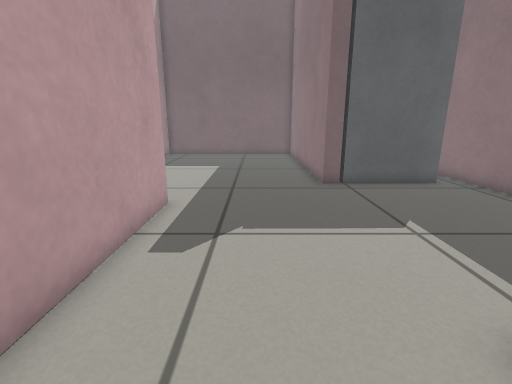
View 1 (above)

18 first-person views from a walk through a Gazebo world. The camera is 0.54 m above the floor, tilts 14° down and sees 85° across. The floor is counted in squares, 0.2 m on a side. Each view is taken from the middle of a square. On the plan, view 1 faces up. The plan holds only what a view shows up to about 19 squares ahead; the rest is blank.

View 2
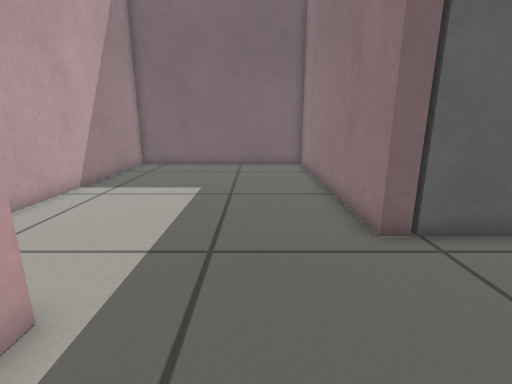

View 3
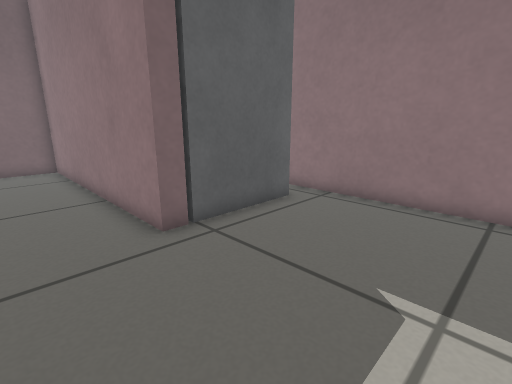

View 4
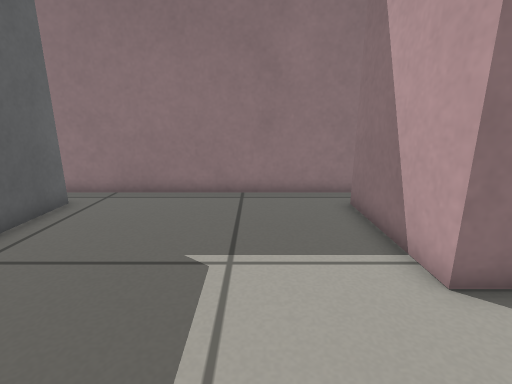

View 5
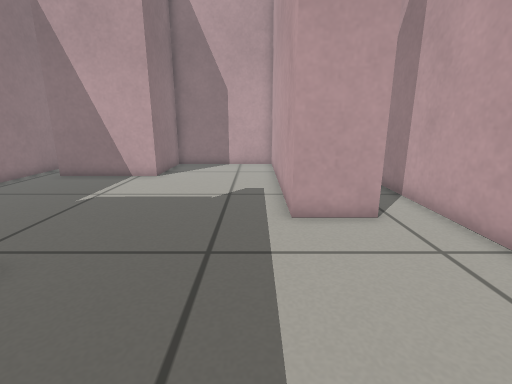

View 6
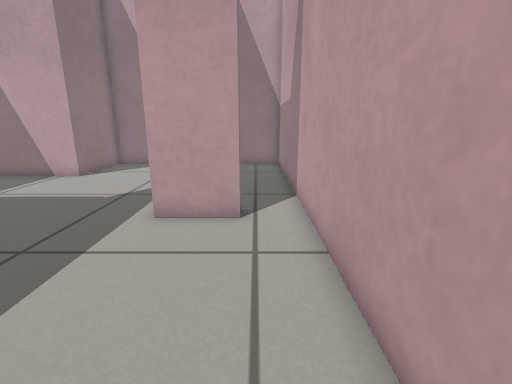

View 7
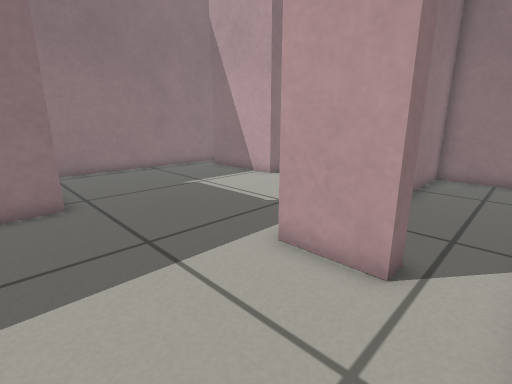

View 8
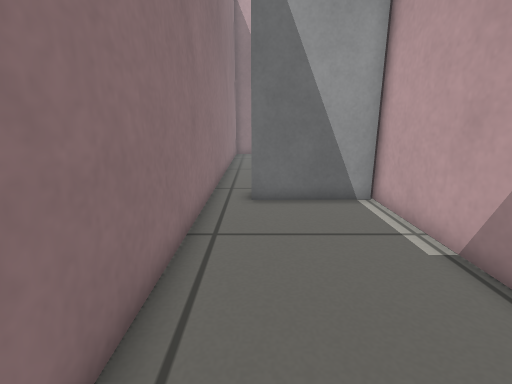

View 9
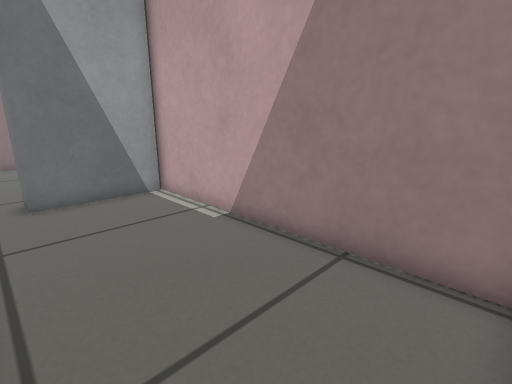

View 10
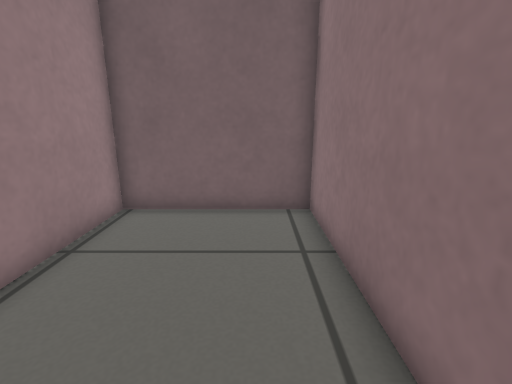

View 11
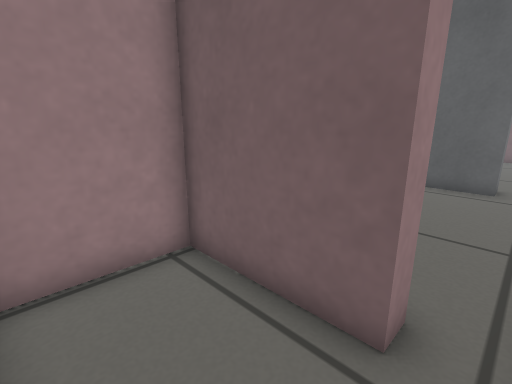

View 12
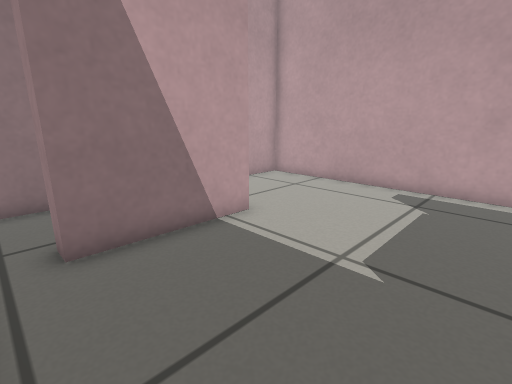

View 13
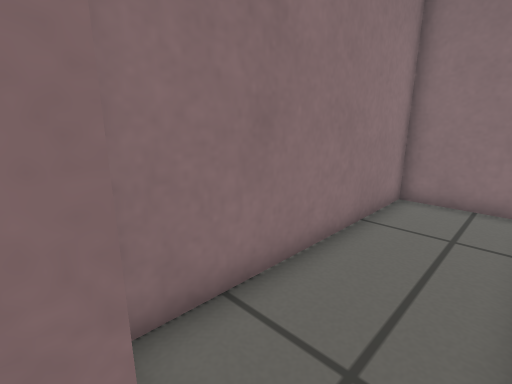

View 14
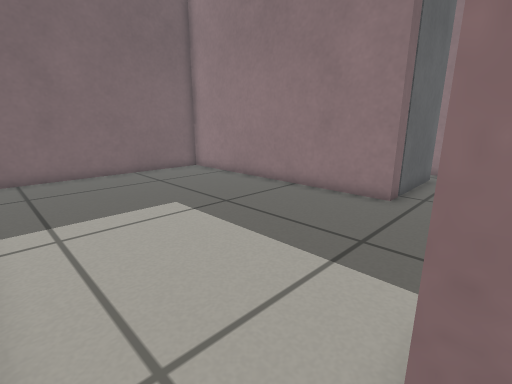

View 15
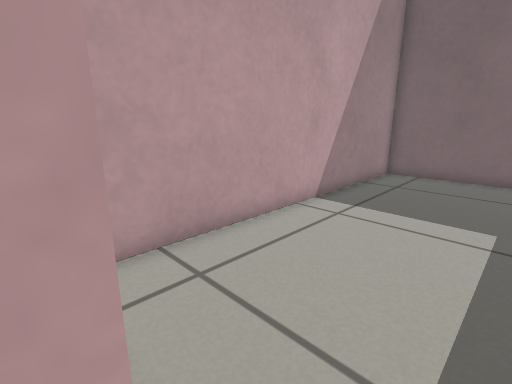

View 16
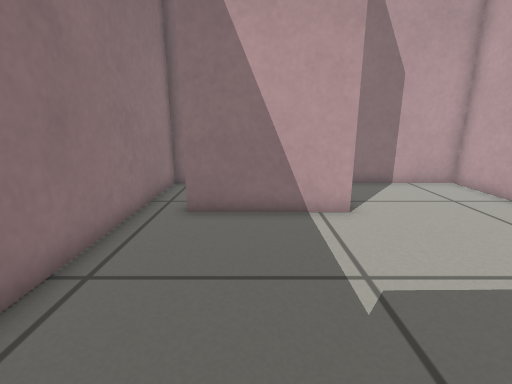

View 17
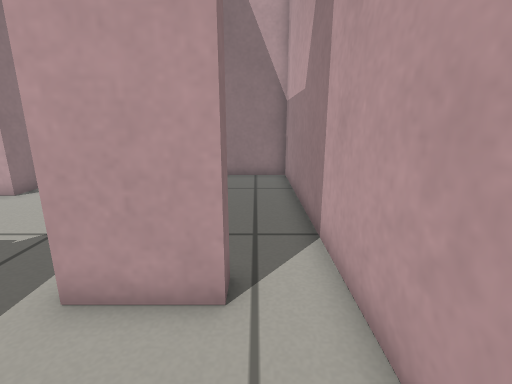

View 18
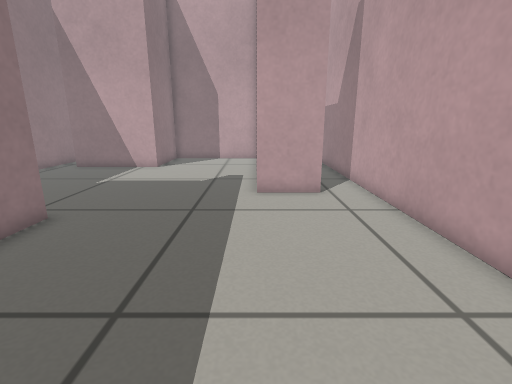

### Floor plan
Points are (right, up) in squares from view 1. A wall is a line through its corners. A room is listed if a view was taken in it or the views show most of it. See-through windows are left out.
Room 1 (views 1, 2, 3, 4, 5, 6, 7, 8, 9, 10, 12, 13, 14, 15, 16, 17, 18)
walls: (3.5, 12.3) (3, 12.3) (3, 24.5) (-7.5, 24.5) (-7.5, -1.5) (-3.8, -1.5) (-3.8, 8.1); (-5.5, 8.5) (-5.5, 9.3) (-3, 9.3) (-3, -1.5) (3, -1.5) (3, 2.8) (8.1, 2.8) (8.1, 2.1); (9.7, 1.5) (9.7, 24.5) (3.8, 24.5) (3.8, 13.5)
ways out: opening at (9, 2.5) to room 2
objects: door leaf (4, 13) to (8, 13)
Room 2 (view 11)
walls: (7.6, -1.5) (9.7, -1.5) (9.7, 1.5); (8.1, 2.1) (3.8, 2.1) (3.8, -1.1)
ways out: opening at (9, 2.5) to room 1

Where each view was taken, in squares from view 1:
view 1: 0 up, 0 right, facing up
view 2: 6 up, 0 right, facing up
view 3: 6 up, 0 right, facing up-right
view 4: 6 up, 1 left, facing right
view 5: 17 up, 2 left, facing down
view 6: 17 up, 6 left, facing down
view 7: 14 up, 7 left, facing down-right
view 8: 23 up, 8 right, facing down
view 9: 24 up, 9 right, facing down-left
view 10: 16 up, 8 right, facing up
view 11: 1 down, 9 right, facing up-left
view 12: 9 up, 9 right, facing down-left
view 13: 9 up, 7 left, facing down-right
view 14: 9 up, 7 left, facing up-right
view 15: 9 up, 2 left, facing up-left
view 16: 11 up, 6 right, facing down
view 17: 13 up, 6 left, facing down
view 18: 20 up, 3 left, facing down
